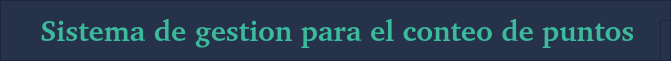
   <widget class="QFrame" name="frame">
    <property name="geometry">
     <rect>
      <x>10</x>
      <y>10</y>
      <width>671</width>
      <height>61</height>
     </rect>
    </property>
    <property name="palette">
     <palette>
      <active>
       <colorrole role="WindowText">
        <brush brushstyle="SolidPattern">
         <color alpha="255">
          <red>59</red>
          <green>186</green>
          <blue>156</blue>
         </color>
        </brush>
       </colorrole>
       <colorrole role="Button">
        <brush brushstyle="SolidPattern">
         <color alpha="255">
          <red>38</red>
          <green>50</green>
          <blue>74</blue>
         </color>
        </brush>
       </colorrole>
       <colorrole role="Base">
        <brush brushstyle="SolidPattern">
         <color alpha="255">
          <red>38</red>
          <green>50</green>
          <blue>74</blue>
         </color>
        </brush>
       </colorrole>
       <colorrole role="Window">
        <brush brushstyle="SolidPattern">
         <color alpha="255">
          <red>38</red>
          <green>50</green>
          <blue>74</blue>
         </color>
        </brush>
       </colorrole>
      </active>
      <inactive>
       <colorrole role="WindowText">
        <brush brushstyle="SolidPattern">
         <color alpha="255">
          <red>59</red>
          <green>186</green>
          <blue>156</blue>
         </color>
        </brush>
       </colorrole>
       <colorrole role="Button">
        <brush brushstyle="SolidPattern">
         <color alpha="255">
          <red>38</red>
          <green>50</green>
          <blue>74</blue>
         </color>
        </brush>
       </colorrole>
       <colorrole role="Base">
        <brush brushstyle="SolidPattern">
         <color alpha="255">
          <red>38</red>
          <green>50</green>
          <blue>74</blue>
         </color>
        </brush>
       </colorrole>
       <colorrole role="Window">
        <brush brushstyle="SolidPattern">
         <color alpha="255">
          <red>38</red>
          <green>50</green>
          <blue>74</blue>
         </color>
        </brush>
       </colorrole>
      </inactive>
      <disabled>
       <colorrole role="WindowText">
        <brush brushstyle="SolidPattern">
         <color alpha="255">
          <red>190</red>
          <green>190</green>
          <blue>190</blue>
         </color>
        </brush>
       </colorrole>
       <colorrole role="Button">
        <brush brushstyle="SolidPattern">
         <color alpha="255">
          <red>38</red>
          <green>50</green>
          <blue>74</blue>
         </color>
        </brush>
       </colorrole>
       <colorrole role="Base">
        <brush brushstyle="SolidPattern">
         <color alpha="255">
          <red>38</red>
          <green>50</green>
          <blue>74</blue>
         </color>
        </brush>
       </colorrole>
       <colorrole role="Window">
        <brush brushstyle="SolidPattern">
         <color alpha="255">
          <red>38</red>
          <green>50</green>
          <blue>74</blue>
         </color>
        </brush>
       </colorrole>
      </disabled>
     </palette>
    </property>
    <property name="frameShape">
     <enum>QFrame::StyledPanel</enum>
    </property>
    <property name="frameShadow">
     <enum>QFrame::Raised</enum>
    </property>
    <widget class="QLabel" name="tittle_label">
     <property name="geometry">
      <rect>
       <x>40</x>
       <y>10</y>
       <width>601</width>
       <height>41</height>
      </rect>
     </property>
     <property name="palette">
      <palette>
       <active>
        <colorrole role="WindowText">
         <brush brushstyle="SolidPattern">
          <color alpha="255">
           <red>59</red>
           <green>186</green>
           <blue>156</blue>
          </color>
         </brush>
        </colorrole>
        <colorrole role="Button">
         <brush brushstyle="SolidPattern">
          <color alpha="255">
           <red>38</red>
           <green>50</green>
           <blue>74</blue>
          </color>
         </brush>
        </colorrole>
        <colorrole role="Text">
         <brush brushstyle="SolidPattern">
          <color alpha="255">
           <red>59</red>
           <green>186</green>
           <blue>156</blue>
          </color>
         </brush>
        </colorrole>
        <colorrole role="Base">
         <brush brushstyle="SolidPattern">
          <color alpha="255">
           <red>38</red>
           <green>50</green>
           <blue>74</blue>
          </color>
         </brush>
        </colorrole>
        <colorrole role="Window">
         <brush brushstyle="SolidPattern">
          <color alpha="255">
           <red>38</red>
           <green>50</green>
           <blue>74</blue>
          </color>
         </brush>
        </colorrole>
       </active>
       <inactive>
        <colorrole role="WindowText">
         <brush brushstyle="SolidPattern">
          <color alpha="255">
           <red>59</red>
           <green>186</green>
           <blue>156</blue>
          </color>
         </brush>
        </colorrole>
        <colorrole role="Button">
         <brush brushstyle="SolidPattern">
          <color alpha="255">
           <red>38</red>
           <green>50</green>
           <blue>74</blue>
          </color>
         </brush>
        </colorrole>
        <colorrole role="Text">
         <brush brushstyle="SolidPattern">
          <color alpha="255">
           <red>59</red>
           <green>186</green>
           <blue>156</blue>
          </color>
         </brush>
        </colorrole>
        <colorrole role="Base">
         <brush brushstyle="SolidPattern">
          <color alpha="255">
           <red>38</red>
           <green>50</green>
           <blue>74</blue>
          </color>
         </brush>
        </colorrole>
        <colorrole role="Window">
         <brush brushstyle="SolidPattern">
          <color alpha="255">
           <red>38</red>
           <green>50</green>
           <blue>74</blue>
          </color>
         </brush>
        </colorrole>
       </inactive>
       <disabled>
        <colorrole role="WindowText">
         <brush brushstyle="SolidPattern">
          <color alpha="255">
           <red>190</red>
           <green>190</green>
           <blue>190</blue>
          </color>
         </brush>
        </colorrole>
        <colorrole role="Button">
         <brush brushstyle="SolidPattern">
          <color alpha="255">
           <red>38</red>
           <green>50</green>
           <blue>74</blue>
          </color>
         </brush>
        </colorrole>
        <colorrole role="Text">
         <brush brushstyle="SolidPattern">
          <color alpha="255">
           <red>190</red>
           <green>190</green>
           <blue>190</blue>
          </color>
         </brush>
        </colorrole>
        <colorrole role="Base">
         <brush brushstyle="SolidPattern">
          <color alpha="255">
           <red>38</red>
           <green>50</green>
           <blue>74</blue>
          </color>
         </brush>
        </colorrole>
        <colorrole role="Window">
         <brush brushstyle="SolidPattern">
          <color alpha="255">
           <red>38</red>
           <green>50</green>
           <blue>74</blue>
          </color>
         </brush>
        </colorrole>
       </disabled>
      </palette>
     </property>
     <property name="font">
      <font>
       <family>Bitstream Charter</family>
       <pointsize>22</pointsize>
       <weight>75</weight>
       <bold>true</bold>
      </font>
     </property>
     <property name="text">
      <string>Sistema de gestion para el conteo de puntos</string>
     </property>
    </widget>
    <widget class="QFrame" name="frame_6">
     <property name="geometry">
      <rect>
       <x>660</x>
       <y>20</y>
       <width>671</width>
       <height>61</height>
      </rect>
     </property>
     <property name="palette">
      <palette>
       <active>
        <colorrole role="WindowText">
         <brush brushstyle="SolidPattern">
          <color alpha="255">
           <red>59</red>
           <green>186</green>
           <blue>156</blue>
          </color>
         </brush>
        </colorrole>
        <colorrole role="Button">
         <brush brushstyle="SolidPattern">
          <color alpha="255">
           <red>38</red>
           <green>50</green>
           <blue>74</blue>
          </color>
         </brush>
        </colorrole>
        <colorrole role="Base">
         <brush brushstyle="SolidPattern">
          <color alpha="255">
           <red>38</red>
           <green>50</green>
           <blue>74</blue>
          </color>
         </brush>
        </colorrole>
        <colorrole role="Window">
         <brush brushstyle="SolidPattern">
          <color alpha="255">
           <red>38</red>
           <green>50</green>
           <blue>74</blue>
          </color>
         </brush>
        </colorrole>
       </active>
       <inactive>
        <colorrole role="WindowText">
         <brush brushstyle="SolidPattern">
          <color alpha="255">
           <red>59</red>
           <green>186</green>
           <blue>156</blue>
          </color>
         </brush>
        </colorrole>
        <colorrole role="Button">
         <brush brushstyle="SolidPattern">
          <color alpha="255">
           <red>38</red>
           <green>50</green>
           <blue>74</blue>
          </color>
         </brush>
        </colorrole>
        <colorrole role="Base">
         <brush brushstyle="SolidPattern">
          <color alpha="255">
           <red>38</red>
           <green>50</green>
           <blue>74</blue>
          </color>
         </brush>
        </colorrole>
        <colorrole role="Window">
         <brush brushstyle="SolidPattern">
          <color alpha="255">
           <red>38</red>
           <green>50</green>
           <blue>74</blue>
          </color>
         </brush>
        </colorrole>
       </inactive>
       <disabled>
        <colorrole role="WindowText">
         <brush brushstyle="SolidPattern">
          <color alpha="255">
           <red>190</red>
           <green>190</green>
           <blue>190</blue>
          </color>
         </brush>
        </colorrole>
        <colorrole role="Button">
         <brush brushstyle="SolidPattern">
          <color alpha="255">
           <red>38</red>
           <green>50</green>
           <blue>74</blue>
          </color>
         </brush>
        </colorrole>
        <colorrole role="Base">
         <brush brushstyle="SolidPattern">
          <color alpha="255">
           <red>38</red>
           <green>50</green>
           <blue>74</blue>
          </color>
         </brush>
        </colorrole>
        <colorrole role="Window">
         <brush brushstyle="SolidPattern">
          <color alpha="255">
           <red>38</red>
           <green>50</green>
           <blue>74</blue>
          </color>
         </brush>
        </colorrole>
       </disabled>
      </palette>
     </property>
     <property name="frameShape">
      <enum>QFrame::StyledPanel</enum>
     </property>
     <property name="frameShadow">
      <enum>QFrame::Raised</enum>
     </property>
     <widget class="QLabel" name="tittle_label_2">
      <property name="geometry">
       <rect>
        <x>40</x>
        <y>10</y>
        <width>601</width>
        <height>41</height>
       </rect>
      </property>
      <property name="palette">
       <palette>
        <active>
         <colorrole role="WindowText">
          <brush brushstyle="SolidPattern">
           <color alpha="255">
            <red>59</red>
            <green>186</green>
            <blue>156</blue>
           </color>
          </brush>
         </colorrole>
         <colorrole role="Button">
          <brush brushstyle="SolidPattern">
           <color alpha="255">
            <red>38</red>
            <green>50</green>
            <blue>74</blue>
           </color>
          </brush>
         </colorrole>
         <colorrole role="Text">
          <brush brushstyle="SolidPattern">
           <color alpha="255">
            <red>59</red>
            <green>186</green>
            <blue>156</blue>
           </color>
          </brush>
         </colorrole>
         <colorrole role="Base">
          <brush brushstyle="SolidPattern">
           <color alpha="255">
            <red>38</red>
            <green>50</green>
            <blue>74</blue>
           </color>
          </brush>
         </colorrole>
         <colorrole role="Window">
          <brush brushstyle="SolidPattern">
           <color alpha="255">
            <red>38</red>
            <green>50</green>
            <blue>74</blue>
           </color>
          </brush>
         </colorrole>
        </active>
        <inactive>
         <colorrole role="WindowText">
          <brush brushstyle="SolidPattern">
           <color alpha="255">
            <red>59</red>
            <green>186</green>
            <blue>156</blue>
           </color>
          </brush>
         </colorrole>
         <colorrole role="Button">
          <brush brushstyle="SolidPattern">
           <color alpha="255">
            <red>38</red>
            <green>50</green>
            <blue>74</blue>
           </color>
          </brush>
         </colorrole>
         <colorrole role="Text">
          <brush brushstyle="SolidPattern">
           <color alpha="255">
            <red>59</red>
            <green>186</green>
            <blue>156</blue>
           </color>
          </brush>
         </colorrole>
         <colorrole role="Base">
          <brush brushstyle="SolidPattern">
           <color alpha="255">
            <red>38</red>
            <green>50</green>
            <blue>74</blue>
           </color>
          </brush>
         </colorrole>
         <colorrole role="Window">
          <brush brushstyle="SolidPattern">
           <color alpha="255">
            <red>38</red>
            <green>50</green>
            <blue>74</blue>
           </color>
          </brush>
         </colorrole>
        </inactive>
        <disabled>
         <colorrole role="WindowText">
          <brush brushstyle="SolidPattern">
           <color alpha="255">
            <red>190</red>
            <green>190</green>
            <blue>190</blue>
           </color>
          </brush>
         </colorrole>
         <colorrole role="Button">
          <brush brushstyle="SolidPattern">
           <color alpha="255">
            <red>38</red>
            <green>50</green>
            <blue>74</blue>
           </color>
          </brush>
         </colorrole>
         <colorrole role="Text">
          <brush brushstyle="SolidPattern">
           <color alpha="255">
            <red>190</red>
            <green>190</green>
            <blue>190</blue>
           </color>
          </brush>
         </colorrole>
         <colorrole role="Base">
          <brush brushstyle="SolidPattern">
           <color alpha="255">
            <red>38</red>
            <green>50</green>
            <blue>74</blue>
           </color>
          </brush>
         </colorrole>
         <colorrole role="Window">
          <brush brushstyle="SolidPattern">
           <color alpha="255">
            <red>38</red>
            <green>50</green>
            <blue>74</blue>
           </color>
          </brush>
         </colorrole>
        </disabled>
       </palette>
      </property>
      <property name="font">
       <font>
        <family>Bitstream Charter</family>
        <pointsize>22</pointsize>
        <weight>75</weight>
        <bold>true</bold>
       </font>
      </property>
      <property name="text">
       <string>Sistema de gestion para el conteo de puntos</string>
      </property>
     </widget>
    </widget>
   </widget>
